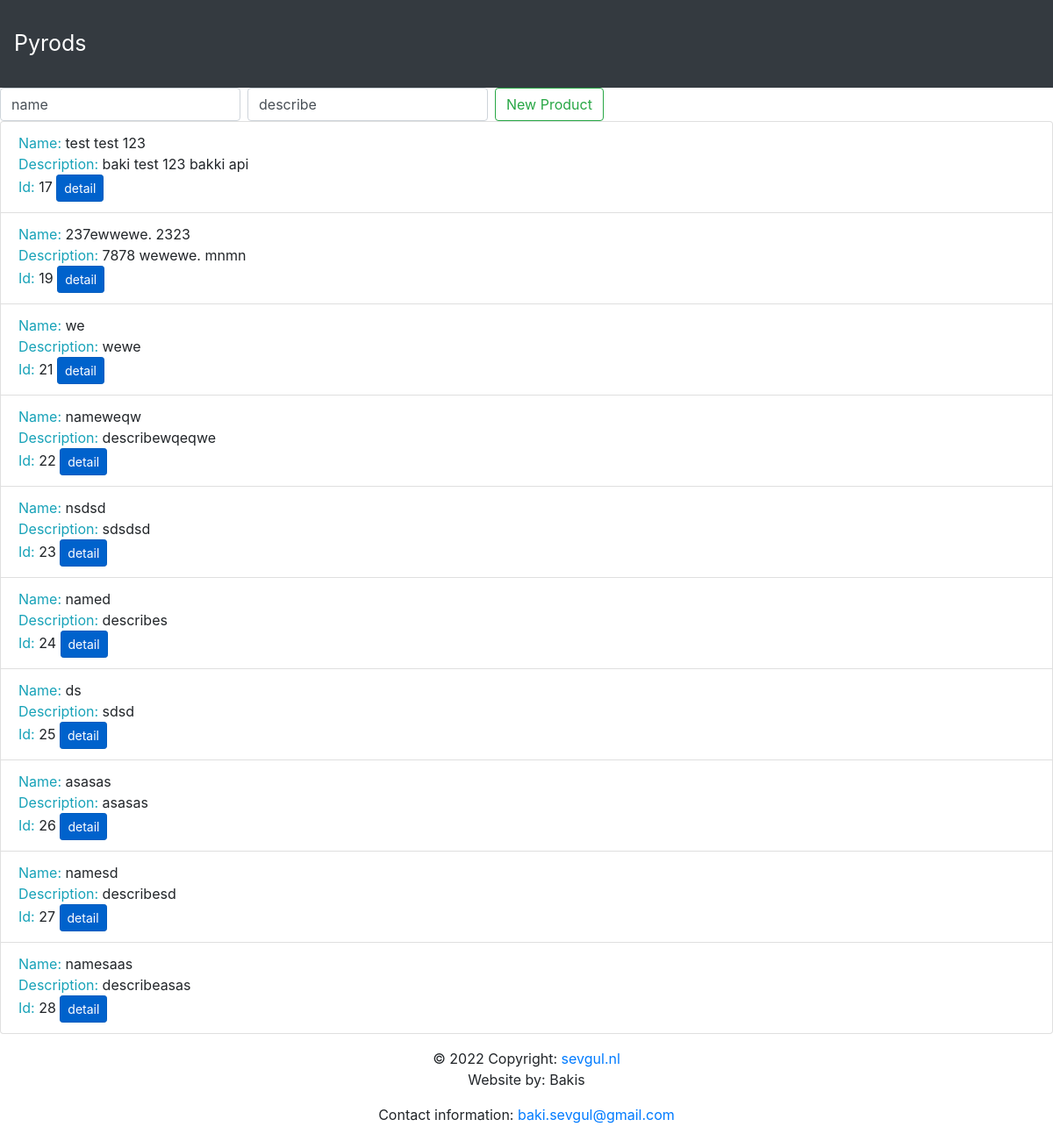
The app's page /pyrods/django/, older data.
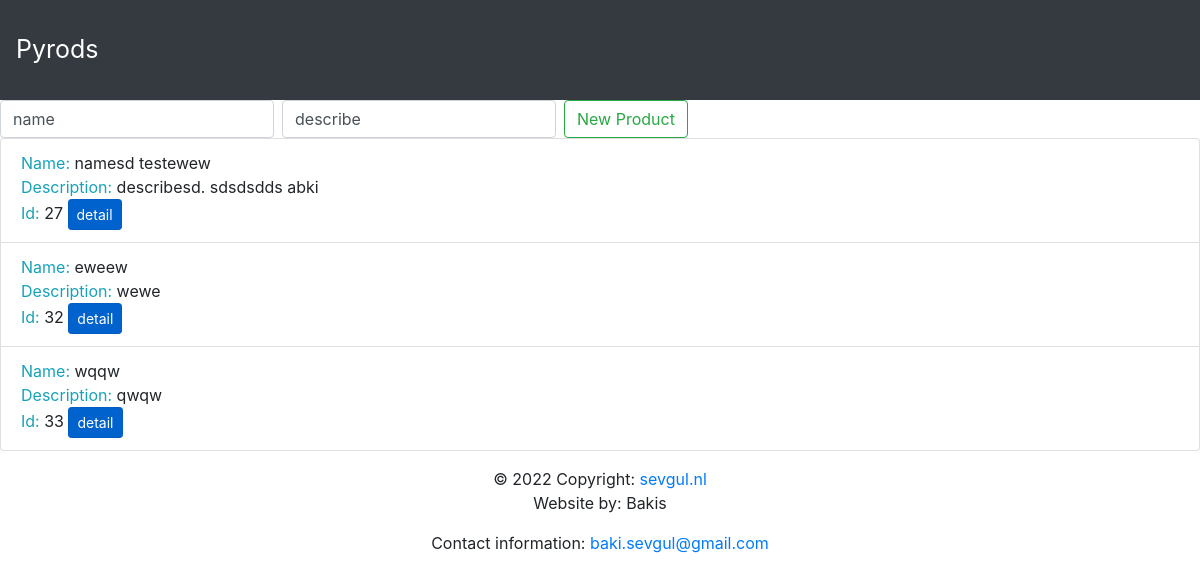
The same page, newer data.
### prod/models.py (models this page shows, shortened)
class Product(models.Model):
    name = models.CharField(max_length=16, default='name', null=False)
    describe = models.CharField(max_length=25, default='describe', null=True)
    created = models.DateTimeField(auto_created=True, null=True)
    edited = models.DateTimeField(auto_now=True, null=True)
    state = models.CharField(max_length=1, default='1', null=False)

### prod/views.py (the view)
# urls.py: path('', ProductListView.as_view()),
class ProductListView(ListView):
    model = Product
    template_name = "prod_list.html"

### prod/templates/prod_list.html (shortened to what this page needs)
{% extends 'base.html' %} {% block content %}
<div className="container">
  <div>
    <form
      class="form-inline my-2 my-lg-0"
      method="post"
      action="/pyrods/django/new/"
    >
      <input
        class="form-control mr-sm-2"
        type="text"
        placeholder="name"
        aria-label="name"
        name="name"
        value="name"
      />
      <input
        class="form-control mr-sm-2"
        type="text"
        placeholder="describe"
        aria-label="describe"
        name="describe"
        value="describe"
      />
      <button class="btn btn-outline-success my-2 my-sm-0" type="submit">
        New Product
      </button>
    </form>
  </div>
  <ul class="list-group">
    {% for object in object_list %}
    <li class="list-group-item">
      <span class="text-info">Name: </span> <span>{{ object.name }}</span>
      <br />
      <span class="text-info">Description: </span
      ><span>{{ object.describe }}</span>
      <br />
      <span class="text-info">Id: </span><span>{{ object.id }}</span>
      <a
        class="btn btn-primary btn-sm active"
        role="button"
        href="{% url 'pdetail' object.pk %}"
        >detail</a
      >
      <br />
    </li>
    {% endfor %}
  </ul>
</div>
{% endblock %}

### prod/templates/base.html (shortened to what this page needs)
<!DOCTYPE html>
{% load static %}
<html lang="en">
  <head>
    <link
      rel="stylesheet"
      href="https://stackpath.bootstrapcdn.com/bootstrap/4.4.1/css/bootstrap.min.css"
    />
    <link
      rel="stylesheet"
      href="https://cdnjs.cloudflare.com/ajax/libs/font-awesome/4.7.0/css/font-awesome.min.css"
    />
  </head>
  <body>
    <nav class="navbar navbar-expand-sm navbar-dark bg-dark sticky-top">
      <a class="navbar-brand" href="/pyrods/django">Pyrods</a>
    </nav>
    {% block content %}{% endblock %}
    <footer class="page-footer font-small blue">
      <div class="footer-copyright text-center py-3">
        © 2022 Copyright:
        <a href="https://sevgul.nl"> sevgul.nl</a>
        <p>Website by: Bakis</p>
        <p>
          Contact information:
          <a href="mailto:baki.sevgul@gmail.com">baki.sevgul@gmail.com</a>
        </p>
      </div>
    </footer>
  </body>
</html>

### prod/templates/base.html (style rules this page uses)
.navbar { min-height: 100px; font-size: 25px; }
.navbar-brand { font-size: 25px; }

Row changes from the older to the newer data that the page shows:
removed Product: name "test test 123", describe "baki test 123 bakki api", id "17"
removed Product: name "237ewwewe. 2323", describe "7878 wewewe. mnmn", id "19"
removed Product: name "we", describe "wewe", id "21"
removed Product: name "nameweqw", describe "describewqeqwe", id "22"
removed Product: name "nsdsd", describe "sdsdsd", id "23"
removed Product: name "named", describe "describes", id "24"
removed Product: name "ds", describe "sdsd", id "25"
removed Product: name "asasas", describe "asasas", id "26"
removed Product: name "namesaas", describe "describeasas", id "28"
changed Product id 27: name "namesd" → "namesd testewew"; describe "describesd" → "describesd. sdsdsdds abki"
added Product: name "eweew", describe "wewe", id "32"
added Product: name "wqqw", describe "qwqw", id "33"
